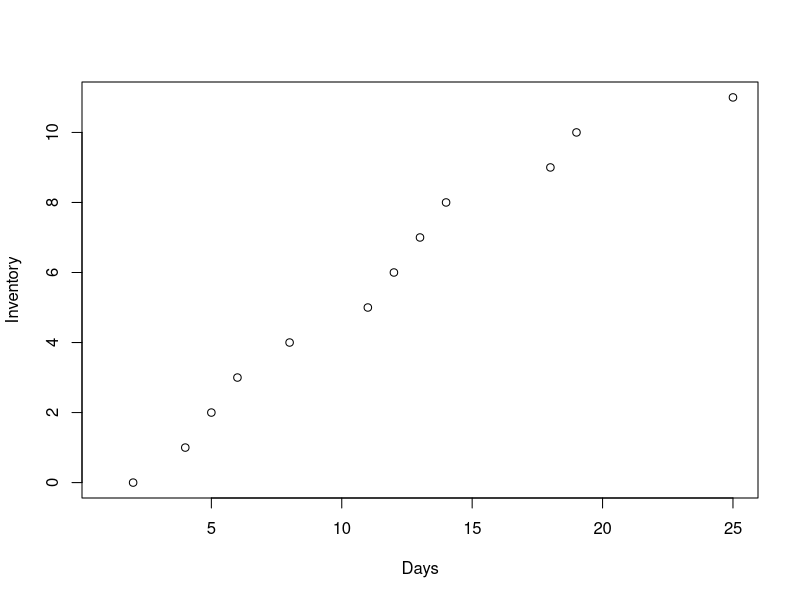
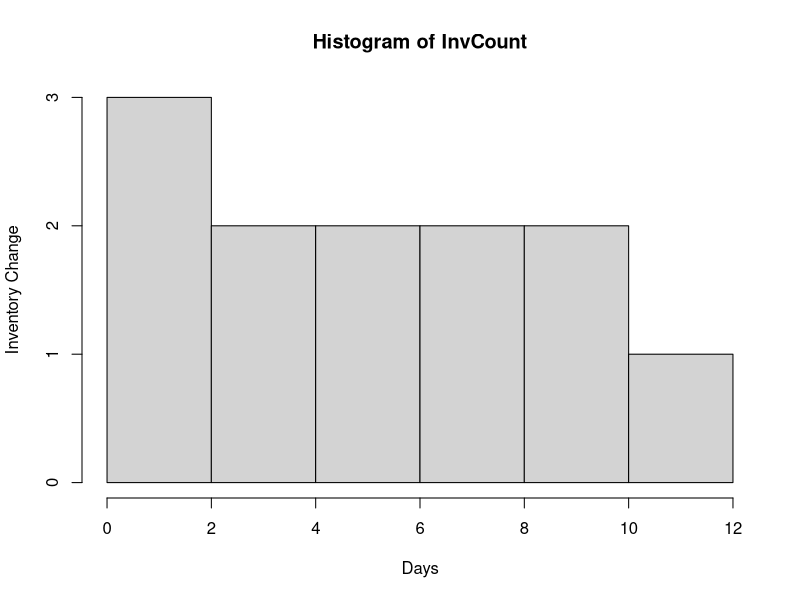

Source code (R) for these figures, in order:
#PMF  
#P(0 arrivals) .15 
#P(1 arrival) .25 
#P(2 arrivals) .30 
#P(3 arrivals) .20 
#P(4 arrivals) .10 
 
#For each customer, there is a 60% chance that the person will want to purchase one of the 12 sale-
#priced items. Of those who are interested in washers, WTF knows that 40% desire a top-loader, 25% 
#desire the extra-capacity front-loaders, and 35% desire a regular capacity front-loader. If the store is 
#sold out of a particular washer, the customer will leave without making a  purchase. 

runs = 1000
days = 0
InvCount = c()
topInv = 0
regInv = 0
frontInv = 0


for (i in 1:runs){
  inventory = topInv + regInv + frontInv
  arrivals <- sample(x=c(0,1,2,3,4), size = 1, prob = c(0.15,0.25,0.3,0.2,0.1), replace = T)
  purchase <- rbinom(1,arrivals,0.6)
  if (purchase > 0){
    for (p in purchase){
      buyType <- sample(x=c(1,2,3), size = 1, prob = c(0.4,0.25,0.35), replace=T)
      if(buyType == 1 && topInv < 5){
        topInv = topInv + 1
        InvCount[i] = inventory
        break
      } else if (buyType == 2 && regInv < 4){
        regInv = regInv + 1
        InvCount[i] = inventory
      } else if (frontInv < 3){
        frontInv = frontInv + 1
        InvCount[i] = inventory
        break
      } else {
        break
      }
    }
  }
  if (inventory == 12){
    days = i
    break
  }
}

plot(InvCount, xlab = "Days", ylab = "Inventory")
hist(InvCount, xlab = "Days", ylab = "Inventory Change")
